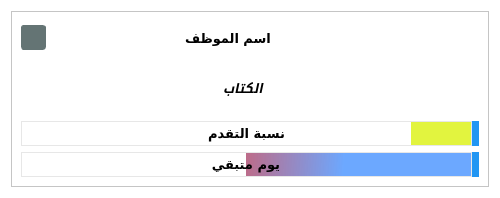
<?xml version="1.0" encoding="UTF-8"?>
<ui version="4.0">
 <class>ActiveDoc</class>
 <widget class="QWidget" name="ActiveDoc">
  <property name="geometry">
   <rect>
    <x>0</x>
    <y>0</y>
    <width>500</width>
    <height>198</height>
   </rect>
  </property>
  <property name="maximumSize">
   <size>
    <width>500</width>
    <height>16777215</height>
   </size>
  </property>
  <property name="font">
   <font>
    <kerning>false</kerning>
   </font>
  </property>
  <property name="windowTitle">
   <string>Form</string>
  </property>
  <property name="layoutDirection">
   <enum>Qt::RightToLeft</enum>
  </property>
  <property name="styleSheet">
   <string notr="true">QWidget
{
	background-color: rgb(255, 255, 255);
}</string>
  </property>
  <layout class="QVBoxLayout" name="verticalLayout_2">
   <item>
    <widget class="QFrame" name="frame">
     <property name="frameShape">
      <enum>QFrame::StyledPanel</enum>
     </property>
     <property name="frameShadow">
      <enum>QFrame::Raised</enum>
     </property>
     <layout class="QVBoxLayout" name="verticalLayout">
      <item>
       <layout class="QHBoxLayout" name="horizontalLayout_3">
        <item>
         <widget class="QPushButton" name="Bt_remove">
          <property name="cursor">
           <cursorShape>PointingHandCursor</cursorShape>
          </property>
          <property name="styleSheet">
           <string notr="true">QPushButton
{
    padding: 7px 7px 7px 7px;
    font-size: 15px;
    font-family: Ubuntu;
    color: #ffffff;
    white-space: nowrap;
    background-color:#FFF;
   
    border-radius: 3px;
       
    border: 1px solid #FFF;
       
    vertical-align: middle;
}

QPushButton:hover
{
background-color:#FFFFF9;
    border: 1px solid #FFFFF9;
color: #ffffff;

}
</string>
          </property>
          <property name="text">
           <string/>
          </property>
          <property name="icon">
           <iconset resource="Icons.qrc">
            <normaloff>:/Icons/ic_clear_2x.png</normaloff>:/Icons/ic_clear_2x.png</iconset>
          </property>
          <property name="iconSize">
           <size>
            <width>15</width>
            <height>15</height>
           </size>
          </property>
         </widget>
        </item>
        <item>
         <spacer name="horizontalSpacer_4">
          <property name="orientation">
           <enum>Qt::Horizontal</enum>
          </property>
          <property name="sizeHint" stdset="0">
           <size>
            <width>40</width>
            <height>20</height>
           </size>
          </property>
         </spacer>
        </item>
        <item>
         <widget class="QLabel" name="label_4">
          <property name="maximumSize">
           <size>
            <width>25</width>
            <height>25</height>
           </size>
          </property>
          <property name="text">
           <string/>
          </property>
          <property name="pixmap">
           <pixmap resource="Icons.qrc">:/Icons/ic_work_2x.png</pixmap>
          </property>
          <property name="scaledContents">
           <bool>true</bool>
          </property>
         </widget>
        </item>
        <item>
         <widget class="QLabel" name="L_nameWorker">
          <property name="minimumSize">
           <size>
            <width>150</width>
            <height>0</height>
           </size>
          </property>
          <property name="font">
           <font>
            <family>SFMono Nerd Font Mono</family>
            <pointsize>10</pointsize>
            <bold>true</bold>
           </font>
          </property>
          <property name="text">
           <string>  اسم الموظف  </string>
          </property>
          <property name="textFormat">
           <enum>Qt::AutoText</enum>
          </property>
          <property name="scaledContents">
           <bool>true</bool>
          </property>
          <property name="alignment">
           <set>Qt::AlignCenter</set>
          </property>
          <property name="wordWrap">
           <bool>false</bool>
          </property>
          <property name="margin">
           <number>5</number>
          </property>
         </widget>
        </item>
        <item>
         <spacer name="horizontalSpacer_3">
          <property name="orientation">
           <enum>Qt::Horizontal</enum>
          </property>
          <property name="sizeHint" stdset="0">
           <size>
            <width>40</width>
            <height>20</height>
           </size>
          </property>
         </spacer>
        </item>
        <item>
         <widget class="QPushButton" name="Bt_toArchive">
          <property name="maximumSize">
           <size>
            <width>25</width>
            <height>25</height>
           </size>
          </property>
          <property name="cursor">
           <cursorShape>PointingHandCursor</cursorShape>
          </property>
          <property name="styleSheet">
           <string notr="true">QPushButton
{
 position: relative;
    padding: 7px 12px;
        padding-top: 7px;
        padding-bottom: 7px;
    font-size: 15px;
    font-family: Ubuntu;
    color: #ffffff;
    white-space: nowrap;
    background-color: rgb(100, 116, 116);
    border-radius: 3px;
        border-top-left-radius: 3px;
        border-top-right-radius: 3px;
        border-bottom-right-radius: 3px;
        border-bottom-left-radius: 3px;
    border: 1px solid rgb(100, 116, 116);
       
    vertical-align: middle;
}

QPushButton:hover
{
background-color:  rgb(148, 148, 148);
    border: 1px solid  rgb(148, 148, 148);
color: #ffffff;

}
</string>
          </property>
          <property name="text">
           <string/>
          </property>
          <property name="icon">
           <iconset resource="Icons.qrc">
            <normaloff>:/Icons/ic_archive_white_2x.png</normaloff>:/Icons/ic_archive_white_2x.png</iconset>
          </property>
          <property name="iconSize">
           <size>
            <width>20</width>
            <height>20</height>
           </size>
          </property>
         </widget>
        </item>
       </layout>
      </item>
      <item>
       <layout class="QHBoxLayout" name="horizontalLayout_2">
        <property name="leftMargin">
         <number>15</number>
        </property>
        <property name="rightMargin">
         <number>15</number>
        </property>
        <item>
         <spacer name="horizontalSpacer_2">
          <property name="orientation">
           <enum>Qt::Horizontal</enum>
          </property>
          <property name="sizeHint" stdset="0">
           <size>
            <width>40</width>
            <height>20</height>
           </size>
          </property>
         </spacer>
        </item>
        <item>
         <widget class="QLabel" name="label">
          <property name="maximumSize">
           <size>
            <width>25</width>
            <height>25</height>
           </size>
          </property>
          <property name="text">
           <string/>
          </property>
          <property name="pixmap">
           <pixmap resource="Icons.qrc">:/Icons/ic_create_2x.png</pixmap>
          </property>
          <property name="scaledContents">
           <bool>true</bool>
          </property>
         </widget>
        </item>
        <item>
         <widget class="QLabel" name="L_titleDoc">
          <property name="minimumSize">
           <size>
            <width>300</width>
            <height>0</height>
           </size>
          </property>
          <property name="font">
           <font>
            <family>SFMono Nerd Font Mono</family>
            <pointsize>10</pointsize>
            <italic>true</italic>
            <bold>true</bold>
           </font>
          </property>
          <property name="text">
           <string>  الكتاب  </string>
          </property>
          <property name="scaledContents">
           <bool>true</bool>
          </property>
          <property name="alignment">
           <set>Qt::AlignCenter</set>
          </property>
          <property name="wordWrap">
           <bool>true</bool>
          </property>
          <property name="margin">
           <number>5</number>
          </property>
         </widget>
        </item>
        <item>
         <spacer name="horizontalSpacer">
          <property name="orientation">
           <enum>Qt::Horizontal</enum>
          </property>
          <property name="sizeHint" stdset="0">
           <size>
            <width>40</width>
            <height>20</height>
           </size>
          </property>
         </spacer>
        </item>
       </layout>
      </item>
      <item>
       <layout class="QGridLayout" name="gridLayout">
        <property name="horizontalSpacing">
         <number>0</number>
        </property>
        <property name="verticalSpacing">
         <number>6</number>
        </property>
        <item row="1" column="1">
         <widget class="QProgressBar" name="PB_daysLeft">
          <property name="minimumSize">
           <size>
            <width>0</width>
            <height>25</height>
           </size>
          </property>
          <property name="maximumSize">
           <size>
            <width>16777215</width>
            <height>25</height>
           </size>
          </property>
          <property name="font">
           <font>
            <family>SFMono Nerd Font Mono</family>
            <pointsize>10</pointsize>
            <bold>true</bold>
           </font>
          </property>
          <property name="layoutDirection">
           <enum>Qt::RightToLeft</enum>
          </property>
          <property name="styleSheet">
           <string notr="true">QProgressBar {
border:1px solid rgb(231, 231, 231);
background: qlineargradient(spread:repeat, x1:0, y1:0.500273, x2:1, y2:0.505, stop:0.318182 rgba(255, 21, 0, 214), stop:0.715909 rgba(0, 104, 255, 147));
border-radius: 0px;

width: 10px;
}

QProgressBar::chunk {
background:white;
border: 1px solid white;
border-radius: 0px;

}</string>
          </property>
          <property name="value">
           <number>50</number>
          </property>
          <property name="alignment">
           <set>Qt::AlignCenter</set>
          </property>
          <property name="textVisible">
           <bool>true</bool>
          </property>
          <property name="invertedAppearance">
           <bool>true</bool>
          </property>
          <property name="format">
           <string>يوم متبقي</string>
          </property>
         </widget>
        </item>
        <item row="0" column="1">
         <widget class="QProgressBar" name="PB_advance">
          <property name="minimumSize">
           <size>
            <width>0</width>
            <height>25</height>
           </size>
          </property>
          <property name="maximumSize">
           <size>
            <width>16777215</width>
            <height>25</height>
           </size>
          </property>
          <property name="font">
           <font>
            <family>SFMono Nerd Font Mono</family>
            <pointsize>10</pointsize>
            <bold>true</bold>
            <kerning>false</kerning>
           </font>
          </property>
          <property name="layoutDirection">
           <enum>Qt::RightToLeft</enum>
          </property>
          <property name="styleSheet">
           <string notr="true">QProgressBar {
border:1px solid rgb(231, 231, 231);
background:  qlineargradient(spread:repeat, x1:0, y1:0.500273, x2:1, y2:0.505, stop:0.318182 rgba(82, 200, 18, 250), stop:0.715909 rgba(217, 241, 0, 192));
border-radius: 0px;

width: 10px;
}

QProgressBar::chunk {
background:white;
border: 1px solid white;
border-radius: 0px;
}</string>
          </property>
          <property name="maximum">
           <number>150</number>
          </property>
          <property name="value">
           <number>130</number>
          </property>
          <property name="alignment">
           <set>Qt::AlignCenter</set>
          </property>
          <property name="textVisible">
           <bool>true</bool>
          </property>
          <property name="invertedAppearance">
           <bool>true</bool>
          </property>
          <property name="format">
           <string>نسبة التقدم</string>
          </property>
         </widget>
        </item>
        <item row="0" column="0">
         <widget class="QLabel" name="label_2">
          <property name="maximumSize">
           <size>
            <width>25</width>
            <height>25</height>
           </size>
          </property>
          <property name="styleSheet">
           <string notr="true">QLabel{
background-color: #2196F3;
}</string>
          </property>
          <property name="text">
           <string/>
          </property>
          <property name="pixmap">
           <pixmap resource="Icons.qrc">:/Icons/ic_trending_up_white_2x.png</pixmap>
          </property>
          <property name="scaledContents">
           <bool>true</bool>
          </property>
         </widget>
        </item>
        <item row="1" column="0">
         <widget class="QLabel" name="label_3">
          <property name="maximumSize">
           <size>
            <width>25</width>
            <height>25</height>
           </size>
          </property>
          <property name="styleSheet">
           <string notr="true">QLabel{
background-color: #2196F3;
}</string>
          </property>
          <property name="text">
           <string/>
          </property>
          <property name="pixmap">
           <pixmap resource="Icons.qrc">:/Icons/ic_hourglass_empty_white_2x.png</pixmap>
          </property>
          <property name="scaledContents">
           <bool>true</bool>
          </property>
         </widget>
        </item>
       </layout>
      </item>
     </layout>
    </widget>
   </item>
  </layout>
 </widget>
 <resources>
  <include location="Icons.qrc"/>
 </resources>
 <connections/>
</ui>
